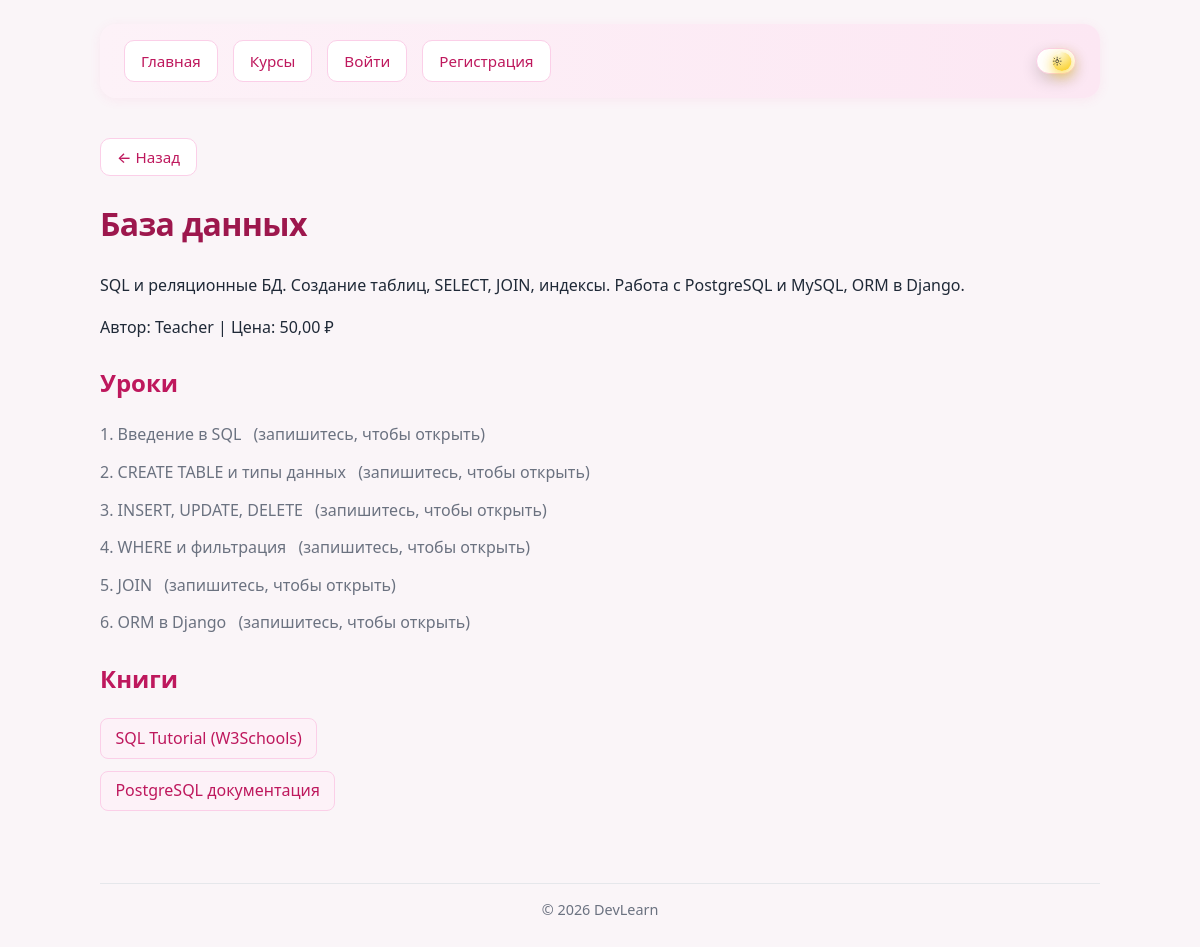
/courses/5/, run on the app's committed database.
### courses/models.py (models this page shows, shortened)
class Course(models.Model):
    title = models.CharField("Название", max_length=100)
    description = models.TextField("Описание", blank=True)
    category = models.ForeignKey(
        "Category",
        on_delete=models.SET_NULL,
        null=True,
        blank=True,
        related_name="courses",
        verbose_name="Категория",
    )
    author = models.ForeignKey(
        settings.AUTH_USER_MODEL,
        on_delete=models.CASCADE,
        related_name="authored_courses",
        verbose_name="Автор",
    )
    price = models.DecimalField(
        "Цена",
        max_digits=10,
        decimal_places=2,
        default=0,
    )
    created_at = models.DateTimeField(auto_now_add=True)
    class Meta:
        ordering = ["-created_at"]

class Lesson(models.Model):
    course = models.ForeignKey(
        Course,
        on_delete=models.CASCADE,
        related_name="lessons",
        verbose_name="Курс",
    )
    title = models.CharField("Название", max_length=100)
    content = models.TextField("Содержание (Markdown)", blank=True)
    video_url = models.URLField("Ссылка на видео", blank=True)
    order = models.PositiveIntegerField("Порядок", default=0)
    class Meta:
        ordering = ["order"]

class Book(models.Model):
    course = models.ForeignKey(
        Course,
        on_delete=models.CASCADE,
        related_name="books",
        verbose_name="Курс",
    )
    title = models.CharField("Название", max_length=100)
    url = models.URLField("Ссылка")
    order = models.PositiveIntegerField("Порядок", default=0)
    class Meta:
        ordering = ["order"]

### courses/views.py (the view)
# urls.py: path("<int:pk>/", views.CourseDetailView.as_view(), name="course_detail"),
class CourseDetailView(DetailView):
    model = Course
    template_name = "courses/course_detail.html"
    context_object_name = "course"
    def get_queryset(self):
        return Course.objects.prefetch_related("lessons", "books").select_related("author", "category")
    def get_context_data(self, **kwargs):
        context = super().get_context_data(**kwargs)
        user = self.request.user
        context["is_enrolled"] = False
        if user.is_authenticated:
            context["is_enrolled"] = Enrollment.objects.filter(
                student=user, course=self.object
            ).exists()
        return context

### users/context_processors.py (called while the page is built)
def user_role(request):
    is_teacher = False
    if request.user.is_authenticated:
        profile = getattr(request.user, "profile", None)
        is_teacher = profile and profile.role == "teacher"
    return {"is_teacher": is_teacher}

### courses/templates/courses/course_detail.html (shortened to what this page needs)
{% extends "base.html" %}
{% block content %}
<h1>{{ course.title }}</h1>
<p>{{ course.description }}</p>
<p>Автор: {{ course.author.username }} | Цена: {{ course.price }} ₽</p>
<h2>Уроки</h2>
<ul class="lesson-list">
    {% for lesson in course.lessons.all %}
    <li class="lesson-item">
        {% if is_enrolled %}
            <a href="{% url 'courses:lesson_detail' lesson.pk %}" class="btn-lesson">{{ lesson.title }}</a>
        {% else %}
            <span class="lesson-locked">{{ lesson.title }}</span> <em class="course-meta">(запишитесь, чтобы открыть)</em>
        {% endif %}
    </li>
    {% empty %}
    <li class="lesson-item">Уроков пока нет.</li>
    {% endfor %}
</ul>
{% if course.books.all %}
<h2>Книги</h2>
<ul class="book-list">
    {% for book in course.books.all %}
    <li class="book-item"><a href="{% url 'courses:book_redirect' book.pk %}" class="btn-book" target="_blank" rel="noopener">{{ book.title }}</a></li>
    {% endfor %}
</ul>
{% endif %}
{% endblock %}

### static/css/style.css (style rules this page uses)
:root { --pink-50: #fdf2f8; --pink-100: #fce7f3; --pink-200: #fbcfe8; --pink-300: #f9a8d4; --pink-400: #f472b6; --pink-500: #ec4899; --pink-600: #db2777; --pink-700: #be185d; --pink-800: #9d174d; --pink-900: #831843; --bg: #faf5f8; --card-bg: #ffffff; --text: #1f2937; --text-muted: #6b7280; --accent: #db2777; --accent-hover: #be185d; --border: #fbcfe8; --nav-bg: linear-gradient(90deg, #fdf2f8 0%, #fce7f3 100%); --nav-shadow: 0 2px 12px rgba(236, 72, 153, 0.08); --card-shadow: 0 4px 20px rgba(0, 0, 0, 0.06); --card-shadow-hover: 0 8px 30px rgba(236, 72, 153, 0.12); --hr-color: #e5e7eb; }
body { background: var(--bg); color: var(--text); line-height: 1.6; font-family: system-ui, -apple-system, "Segoe UI", Roboto, sans-serif; max-width: 1000px; margin: 0 auto; padding: 1.5rem; }
.course-meta { margin-left: 0.5rem; color: var(--text-muted); font-style: normal; }
.lesson-list, .book-list { list-style: none; padding: 0; }
.lesson-item, .book-item { margin-bottom: 0.75rem; }
.btn-lesson, .btn-book { display: inline-block; padding: 0.4rem 0.9rem; border-radius: 8px; border: 1px solid var(--pink-200); background: var(--pink-50); color: var(--pink-700); text-decoration: none; font-weight: 500; transition: background 0.2s; }
.lesson-locked { color: var(--text-muted); }
h1 { color: var(--pink-800); font-weight: 700; letter-spacing: -0.02em; margin-bottom: 1.5rem; }
h2 { color: var(--pink-700); font-weight: 600; margin-top: 1.5rem; }

### data on the page
Course: title "База данных", description "SQL и реляционные БД. Создание таблиц, SELECT, JOIN, индексы. Работа с PostgreSQL и MySQL, ORM в Django.", author.username "Teacher", price "50,00"
Lesson: title "1. Введение в SQL"
Lesson: title "2. CREATE TABLE и типы данных"
Lesson: title "3. INSERT, UPDATE, DELETE"
Lesson: title "4. WHERE и фильтрация"
Lesson: title "5. JOIN"
Lesson: title "6. ORM в Django"
Book: title "SQL Tutorial (W3Schools)"
Book: title "PostgreSQL документация"
